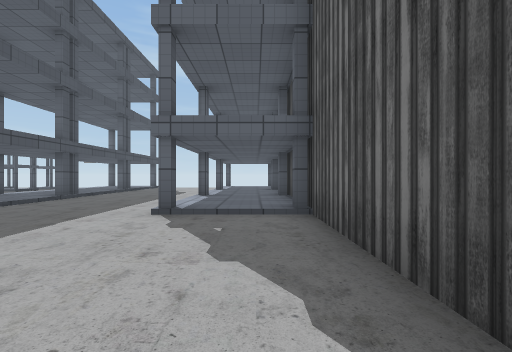
view 1 (above)

21 first-person views from a walk through a scene from a Unity 3-D project. The camera is 0.68 m above the floor, looks level and sees 85° across. The floor is counted in squares, 1 m on a side. Each view is taken from the middle of a square. On the plan, view 1 faces up. The plan holds only what a view shows up to about 9 squares ahead; the rest is blank. Some surface patterns are stand-ins.

view 2
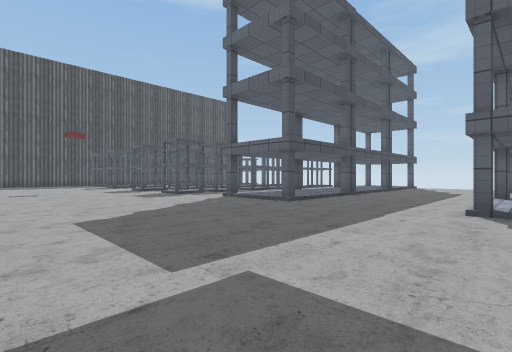

view 3
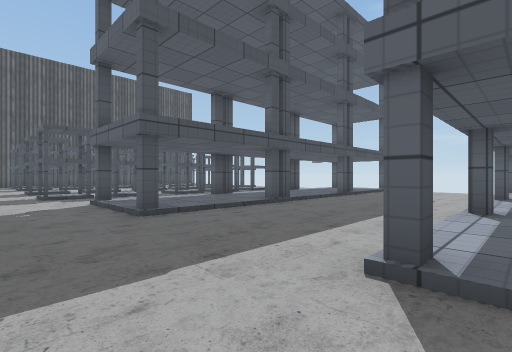

view 4
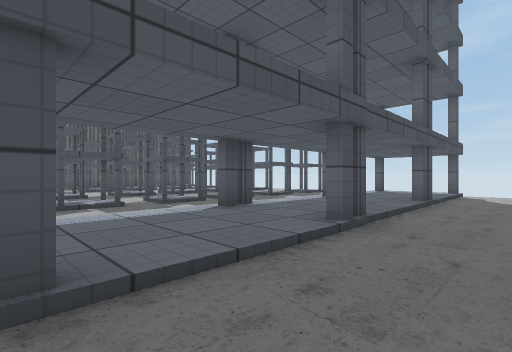

view 5
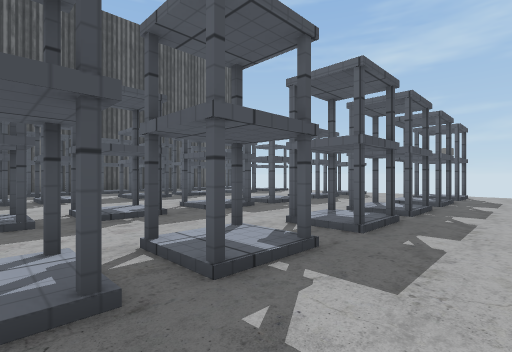

view 6
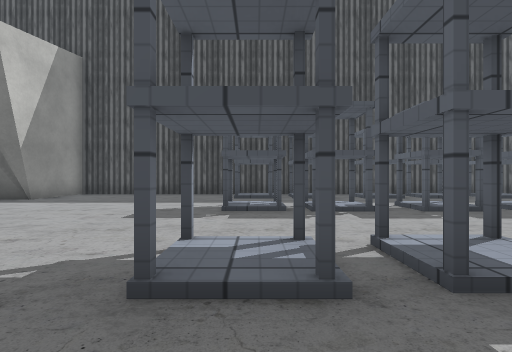

view 7
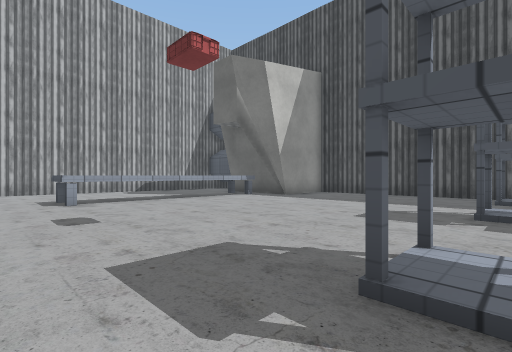

view 8
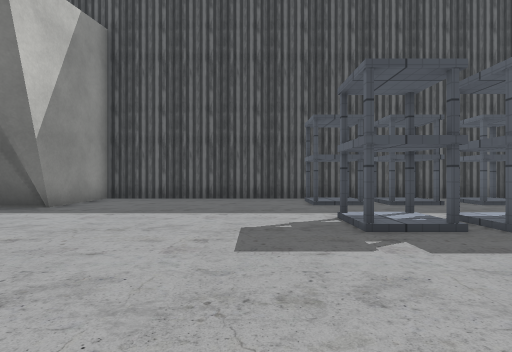

view 9
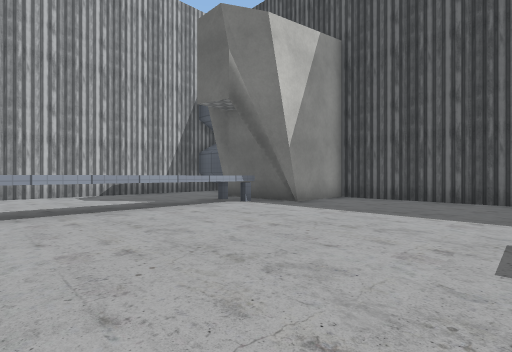

view 10
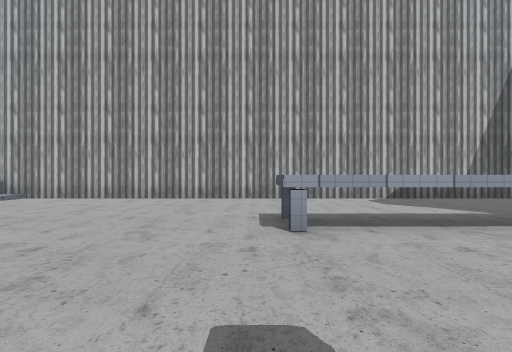

view 11
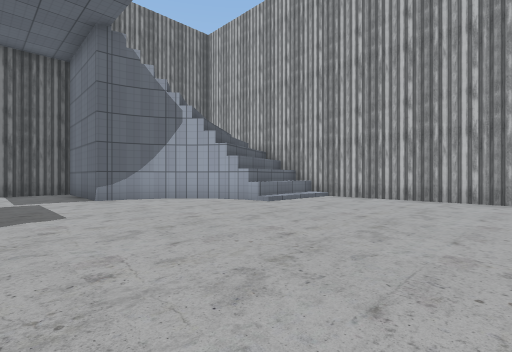

view 12
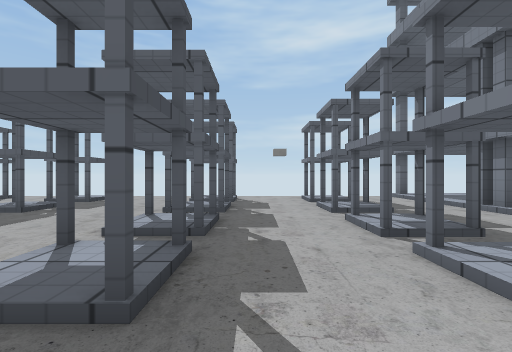

view 13
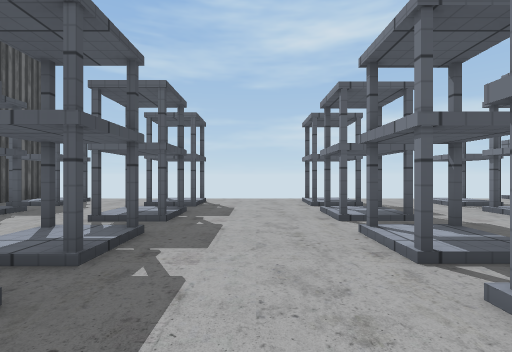

view 14
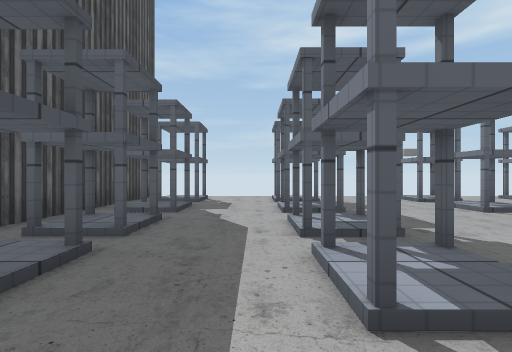

view 15
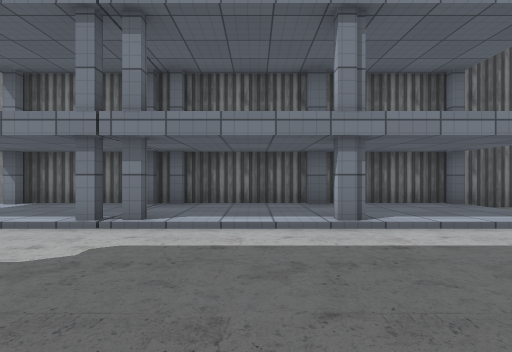

view 16
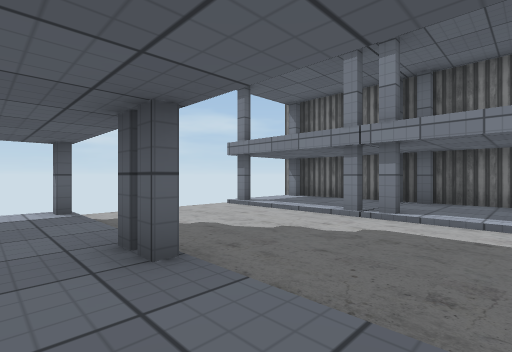

view 17
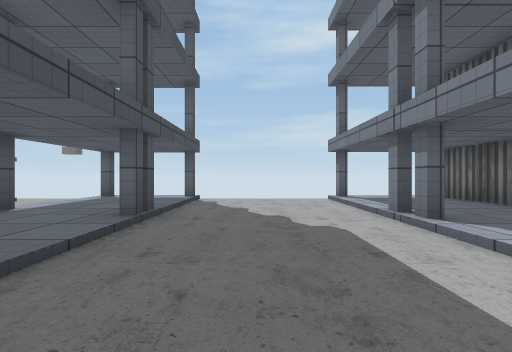

view 18
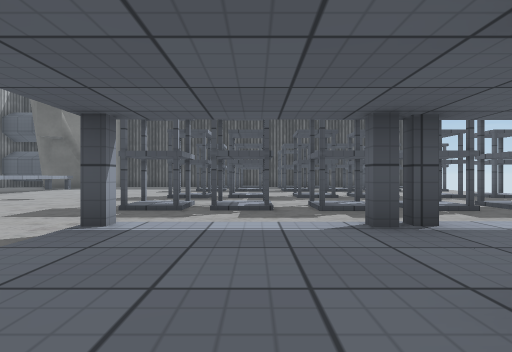

view 19
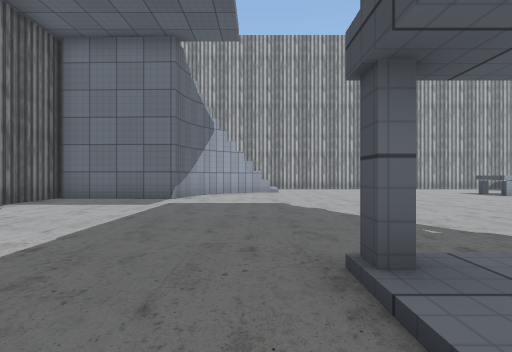

view 20
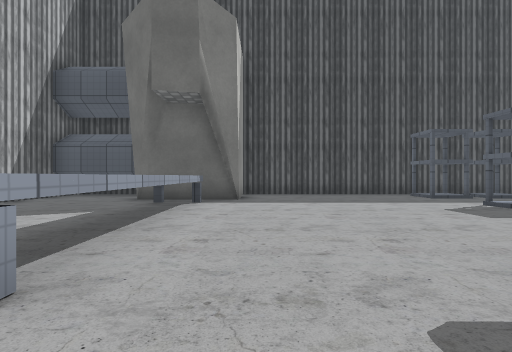

view 21
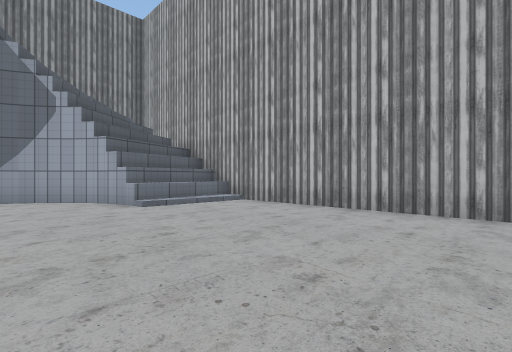

### Floor plan
Key: @ floor where view 1 was taken; # wall or solid block; . main floor; : floor 0.1 m higher than the main floor; / step, stairs or slope; ^ raised ledge; O other object.
Columns run from 23 left of view 1 to 1 right of it. Each row starts with its distance up from view 1.
 16 #  .. ... .....#:#.../#:#
 15 #.O.. ...O..O..:::.../::#
 14 #....OO........:::.../::#
 13 #.O..:...O..O..:::...#::#
 12 #....O.........:::.../#:#
 11 #.O..:...O..O..:::.../::#
 10 #....O...O.....:::.../::#
  9 #.O..:O..O.. ..#:#...#::#
  8 #....OO........:::.../::#
  7 # O..:...O..O..:::.../::#
  6 # ...O...O.....:::.../::#
  5 # O..O...O..O..#/#...#//#
  4 #.......................#
  3 #.......................#
  2 #.......................#
  1 #.......................#
  0 #......................@#
 -1 #.......................#
 -2 #####....#...........####
 -3    #^^^^^^..........##
 -4   ##...............##
 -5   #...............^#
 -6   #...............^#
 -7   #...............^#
 -8   #################

Where each view was taken, in squares from view 1:
view 1: 0 up, 0 right, facing up
view 2: 1 down, 1 left, facing up-left
view 3: 3 up, 1 left, facing up-left
view 4: 5 up, 4 left, facing up-left
view 5: 5 up, 9 left, facing up-left
view 6: 5 up, 12 left, facing left
view 7: 5 up, 12 left, facing down-left
view 8: 3 up, 14 left, facing left
view 9: 3 up, 14 left, facing down-left
view 10: 1 up, 13 left, facing down
view 11: 1 up, 11 left, facing down-right
view 12: 7 up, 13 left, facing up
view 13: 8 up, 16 left, facing up
view 14: 7 up, 19 left, facing up
view 15: 10 up, 6 left, facing right
view 16: 10 up, 7 left, facing up-right
view 17: 8 up, 4 left, facing up
view 18: 7 up, 5 left, facing left
view 19: 7 up, 5 left, facing down
view 20: 1 down, 12 left, facing left
view 21: 2 down, 12 left, facing down-right
